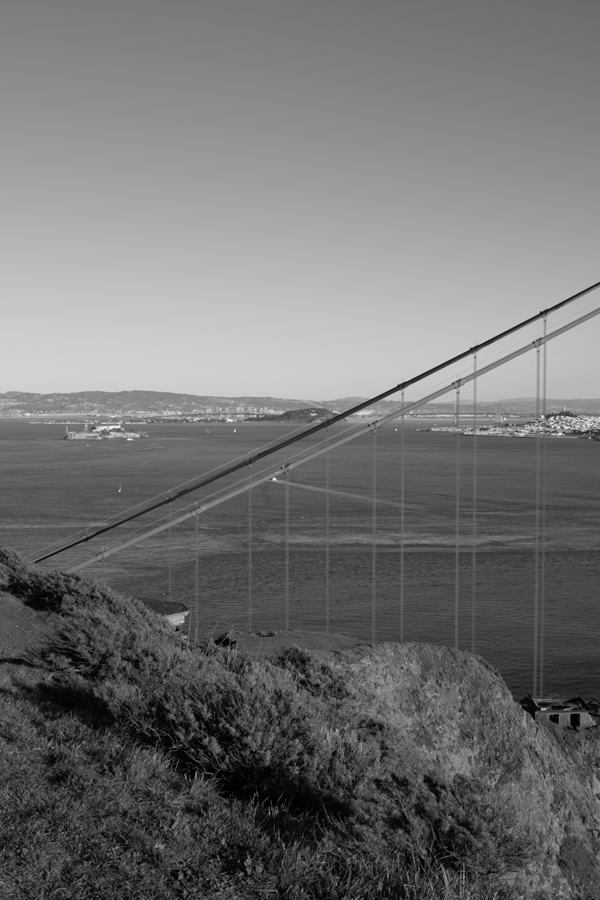
#> input picture 250201075_HW4/data/goldengate-00.png, 600 x 900 px, found by its file name
$ python stitch.py
#> lines starting #> are read from the running program, lines starting #| are printed output that depends on the picture
# Yaşar Polatlı
# 250201075

import numpy as np
from cv2 import cv2
from matplotlib import pyplot as plt

# there would be smarter (functional) implementation on this code. I couldn't achieve to do that because
# of the density of my exam and homework schedule.

img00 = cv2.imread("data/goldengate-00.png", cv2.IMREAD_GRAYSCALE)
#> img00 is the input picture: shape (900, 600); min 0, max 249, mean 113.3
img01 = cv2.imread("data/goldengate-01.png", cv2.IMREAD_GRAYSCALE)
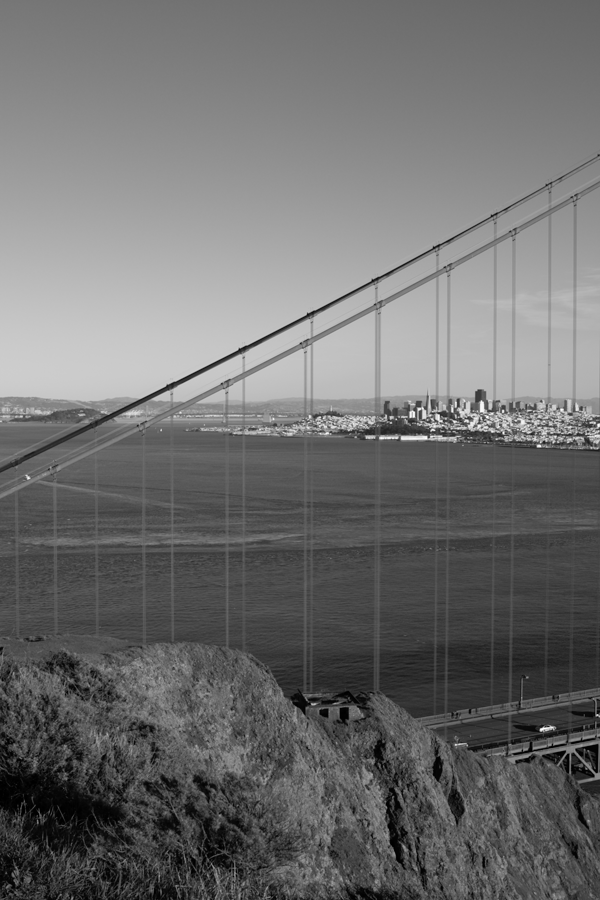
#> input picture 250201075_HW4/data/goldengate-01.png, 600 x 900 px, found by its file name
#> img01 is the input picture: shape (900, 600); min 0, max 255, mean 110.4
img02 = cv2.imread("data/goldengate-02.png", cv2.IMREAD_GRAYSCALE)
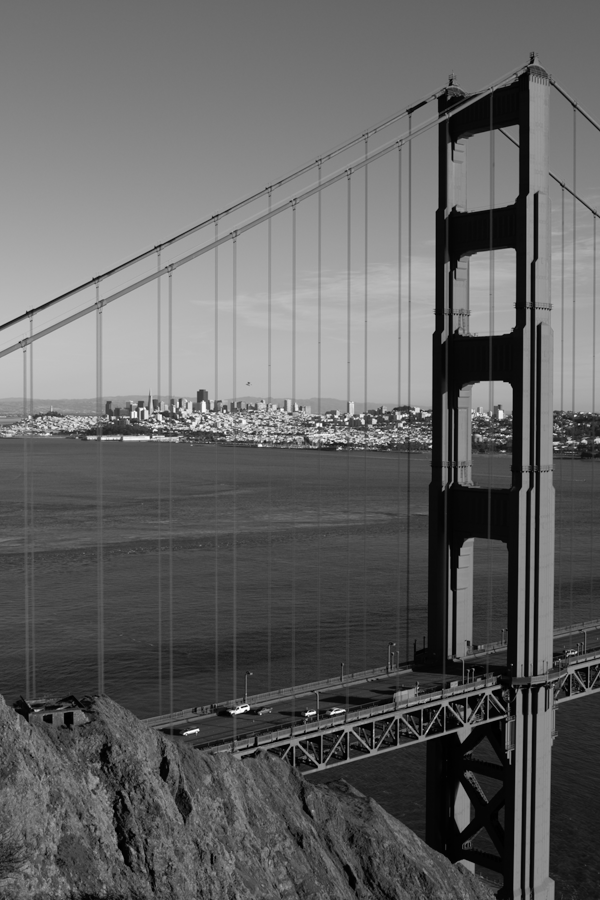
#> input picture 250201075_HW4/data/goldengate-02.png, 600 x 900 px, found by its file name
#> img02 is the input picture: shape (900, 600); min 0, max 255, mean 98.5
img03 = cv2.imread("data/goldengate-03.png", cv2.IMREAD_GRAYSCALE)
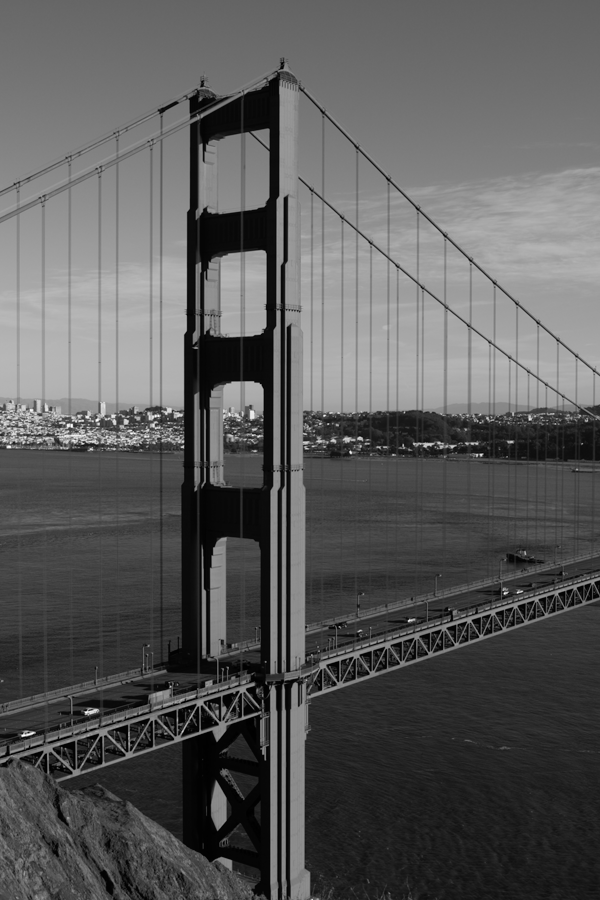
#> input picture 250201075_HW4/data/goldengate-03.png, 600 x 900 px, found by its file name
#> img03 is the input picture: shape (900, 600); min 0, max 255, mean 89.9
img04 = cv2.imread("data/goldengate-04.png", cv2.IMREAD_GRAYSCALE)
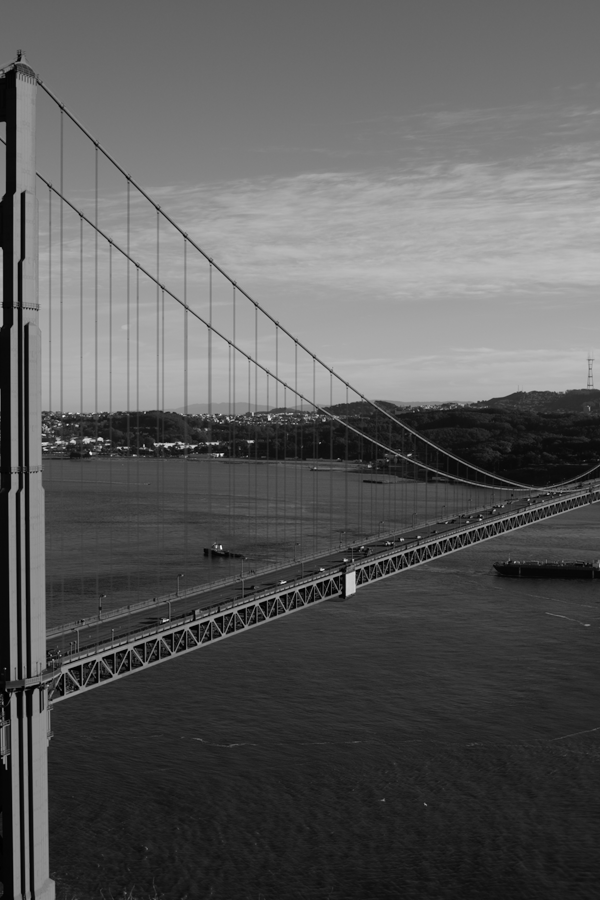
#> input picture 250201075_HW4/data/goldengate-04.png, 600 x 900 px, found by its file name
#> img04 is the input picture: shape (900, 600); min 0, max 246, mean 90
img05 = cv2.imread("data/goldengate-05.png", cv2.IMREAD_GRAYSCALE)
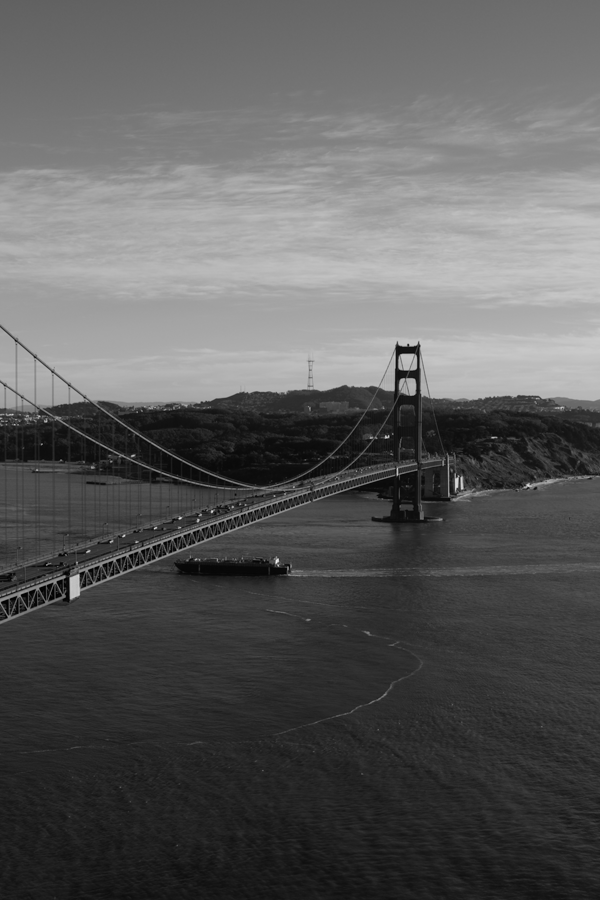
#> input picture 250201075_HW4/data/goldengate-05.png, 600 x 900 px, found by its file name
#> img05 is the input picture: shape (900, 600); min 0, max 244, mean 91.9

sift = cv2.SIFT_create()

kp00, des00 = sift.detectAndCompute(img00, None)
#> kp00 = 2735 keypoints; strongest (x, y, size): (274, 479, 2.1), (542, 417, 2), (476, 348, 4.4), (542, 709, 2)
kp01, des01 = sift.detectAndCompute(img01, None)
#> kp01 = 2465 keypoints; strongest (x, y, size): (541, 729, 2.4), (539, 446, 2.4), (419, 409, 2.1), (412, 414, 4.4)
kp02, des02 = sift.detectAndCompute(img02, None)
#> kp02 = 2486 keypoints; strongest (x, y, size): (430, 446, 1.9), (314, 712, 2), (332, 713, 2.2), (306, 714, 2)
kp03, des03 = sift.detectAndCompute(img03, None)
#> kp03 = 1963 keypoints; strongest (x, y, size): (350, 452, 1.9), (481, 455, 2), (23, 735, 2.1), (183, 447, 1.9)
kp04, des04 = sift.detectAndCompute(img04, None)
#> kp04 = 992 keypoints; strongest (x, y, size): (91, 453, 2), (222, 454, 2), (100, 439, 2.9), (345, 560, 2.1)
kp05, des05 = sift.detectAndCompute(img05, None)
#> kp05 = 648 keypoints; strongest (x, y, size): (277, 561, 2.6), (399, 350, 7), (386, 437, 2), (198, 520, 2)

bf = cv2.BFMatcher()
matches01 = bf.knnMatch(des00, des01, k=2)
#> matches01 = 2735 matches
matches12 = bf.knnMatch(des01, des02, k=2)
#> matches12 = 2465 matches
matches23 = bf.knnMatch(des02, des03, k=2)
#> matches23 = 2486 matches
matches34 = bf.knnMatch(des03, des04, k=2)
#> matches34 = 1963 matches
matches45 = bf.knnMatch(des04, des05, k=2)
#> matches45 = 992 matches

good_matches01 = []
for m, n in matches01:
   if m.distance < 0.6 * n.distance:
       good_matches01.append(m)
#> after the loop, good_matches01 = 769 matches

good_matches12 = []
for m, n in matches12:
   if m.distance < 0.6 * n.distance:
       good_matches12.append(m)
#> after the loop, good_matches12 = 754 matches

good_matches23 = []
for m, n in matches23:
   if m.distance < 0.6 * n.distance:
       good_matches23.append(m)
#> after the loop, good_matches23 = 869 matches

good_matches34 = []
for m, n in matches34:
   if m.distance < 0.6 * n.distance:
       good_matches34.append(m)
#> after the loop, good_matches34 = 345 matches

good_matches45 = []
for m, n in matches45:
   if m.distance < 0.6 * n.distance:
       good_matches45.append(m)
#> after the loop, good_matches45 = 174 matches

# Stitch function with OpenCV warp_perspective function
def stitch(img1, img2, H):
    rows1, cols1 = img1.shape[:2]
    rows2, cols2 = img2.shape[:2]

    list_of_points_1 = np.float32([[0, 0], [0, rows1], [cols1, rows1], [cols1, 0]]).reshape(-1, 1, 2)
    temp_points = np.float32([[0, 0], [0, rows2], [cols2, rows2], [cols2, 0]]).reshape(-1, 1, 2)

    # Warp perspective: change field of view
    list_of_points_2 = cv2.perspectiveTransform(temp_points, H)

    list_of_points = np.concatenate((list_of_points_1, list_of_points_2), axis=0)

    # Normalizing the distances of images that will be stitched:
    [x_min, y_min] = np.int32(list_of_points.min(axis=0).ravel() - 0.5)
    [x_max, y_max] = np.int32(list_of_points.max(axis=0).ravel() + 0.5)

    translation_dist = [-x_min, -y_min]

    H_translation = np.array([[1, 0, translation_dist[0]], [0, 1, translation_dist[1]], [0, 0, 1]])

    output_img = cv2.warpPerspective(img2, H_translation.dot(H), (x_max - x_min, y_max - y_min))
    output_img[translation_dist[1]:rows1 + translation_dist[1], translation_dist[0]:cols1 + translation_dist[0]] = img1

    return output_img

# I stitched the images one-by-one and with centered direction.

"""

-> -> ->|<- <- <-
00 01 02|03 04 05
  r0 02 | 03  r1
    r2  |   r3
     panorama

"""

# * * * * * * * * * * * * * Direction: 00 -> 01 * * * * * * * * * * * * * * * * * * * * * * * * * * *

src_pts0 = np.float32([kp00[m.queryIdx].pt for m in good_matches01]).reshape(-1, 1, 2)
#> src_pts0 = 769 rows, first 8: [240.7, 754.8], [241.3, 873.7], [241.4, 665.6], [242.1, 409.2], [242.2, 415.8], [243, 869], [244.2, 693.1], [245, 456.6]
dst_pts0 = np.float32([kp01[m.trainIdx].pt for m in good_matches01]).reshape(-1, 1, 2)
#> dst_pts0 = 769 rows, first 8: [6.96, 763.4], [8.61, 885.8], [8.08, 672.1], [7.72, 409.6], [7.94, 416.3], [10.64, 880.9], [9.82, 699.8], [11.03, 458]

M0, mask0 = cv2.findHomography(src_pts0, dst_pts0, cv2.RANSAC, 5.0)
#> M0 = [[1.08, 0.00401, -255.9], [0.049, 1.04, -16.7], [0.000131, -9.41e-06, 1]]; mask0 = 769 values, max 1 at index 0, min 0 at index 267, mean 0.993

result0 = stitch(img01, img00, M0)
#> in stitch, `list_of_points_2 = cv2.perspectiveTransform(temp_points, H)`: list_of_points_2 = [[-255.9, -16.7], [-254.4, 929.5], [369.4, 888.6], [363.2, 11.76]]
#> in stitch, `list_of_points = np.concatenate((list_of_points_1, list_of_points_2), ..`: list_of_points = [[0, 0], [0, 900], [600, 900], [600, 0], [-255.9, -16.7], [-254.4, 929.5], [369.4, 888.6], [363.2, 11.76]]
#> in stitch, `[x_min, y_min] = np.int32(list_of_points.min(axis=0).ravel() - 0.5)`: x_min = -256; y_min = -17
#> in stitch, `[x_max, y_max] = np.int32(list_of_points.max(axis=0).ravel() + 0.5)`: x_max = 600; y_max = 930
#> in stitch, `translation_dist = [-x_min, -y_min]`: translation_dist = [256, 17]
#> in stitch, `H_translation = np.array([[1, 0, translation_dist[0]], [0, 1, translat..`: H_translation = [[1, 0, 256], [0, 1, 17], [0, 0, 1]]

# Detecting keypoints and descriptors of the new image:
kp_result0, des_result0 = sift.detectAndCompute(result0, None)
#> kp_result0 = 4290 keypoints; strongest (x, y, size): (797, 746, 2.4), (795, 463, 2.4), (675, 426, 2.1), (668, 431, 4.4)

cv2.imwrite("data/result0.png", result0)

# * * * * * * * * * * * * * Direction: 04 <- 05 * * * * * * * * * * * * * * * * * * * * * * * * * * *

dst_pts1 = np.float32([kp04[m.queryIdx].pt for m in good_matches45]).reshape(-1, 1, 2)
#> dst_pts1 = 174 rows, first 8: [48.45, 766], [61.28, 274.2], [101.8, 230.6], [128.1, 276.8], [128.1, 271.8], [185.1, 251.7], [185.5, 370], [185.5, 370]
src_pts1 = np.float32([kp05[m.trainIdx].pt for m in good_matches45]).reshape(-1, 1, 2)
#> src_pts1 = 174 rows, first 8: [498.5, 398.5], [97.2, 483.3], [46.76, 363.4], [97.2, 483.3], [97.2, 483.3], [97.2, 483.3], [97.2, 483.3], [97.2, 483.3]

M1, mask1 = cv2.findHomography(src_pts1, dst_pts1, cv2.RANSAC, 5.0)
#> M1 = [[0.913, -0.0108, 283.9], [-0.0558, 0.97, 10.49], [-0.000141, -5.82e-06, 1]]; mask1 = 174 values, max 1 at index 10, min 0 at index 0, mean 0.874

result1 = stitch(img04, img05, M1)

kp_result1, des_result1 = sift.detectAndCompute(result1, None)
#> kp_result1 = 1348 keypoints; strongest (x, y, size): (91, 478, 2), (222, 479, 2), (100, 464, 2.9), (345, 585, 2.1)

cv2.imwrite("data/result1.png", result1)

# * * * * * * * * * * * * * Direction: r0 -> 02 * * * * * * * * * * * * * * * * * * * * * * * * * * *

# Calculating matches between new Image and image_03
matches02_r0 = bf.knnMatch(des02, des_result0, k=2)
#> matches02_r0 = 2486 matches

# Ratio tests for new match.
good_matches02_r0 = []
for m, n in matches02_r0:
   if m.distance < 0.6 * n.distance:
       good_matches02_r0.append(m)
#> after the loop, good_matches02_r0 = 746 matches

src_pts2 = np.float32([kp02[m.queryIdx].pt for m in good_matches02_r0]).reshape(-1, 1, 2)
#> src_pts2 = 746 rows, first 8: [6.03, 780.2], [7.7, 425.5], [8.14, 416.6], [9.18, 435.1], [9.77, 860.5], [11.04, 739], [13.18, 780.9], [13.98, 766]
dst_pts2 = np.float32([kp_result0[m.trainIdx].pt for m in good_matches02_r0]).reshape(-1, 1, 2)
#> dst_pts2 = 746 rows, first 8: [538.9, 787.4], [544.8, 441.7], [545.1, 432.9], [546, 451.1], [544.6, 866.1], [544.4, 747.6], [545.8, 788.6], [546.7, 774.1]

M2, mask2 = cv2.findHomography(dst_pts2, src_pts2, cv2.RANSAC, 5.0)
#> M2 = [[1.16, 0.0145, -627.9], [0.0723, 1.13, -68.9], [0.000182, -7.77e-07, 1]]; mask2 = 746 values, max 1 at index 0, min 0 at index 44, mean 0.981

result2 = stitch(img02, result0, M2)

kp_result2, des_result2 = sift.detectAndCompute(result2, None)
#> kp_result2 = 6518 keypoints; strongest (x, y, size): (1058, 515, 1.9), (942, 781, 2), (960, 782, 2.2), (934, 783, 2)

cv2.imwrite("data/result2.png", result2)

# * * * * * * * * * * * * * Direction: 03 <- r1 * * * * * * * * * * * * * * * * * * * * * * * * * * *

matches03_r1 = bf.knnMatch(des03, des_result1, k=2)
#> matches03_r1 = 1963 matches

good_matches03_r1 = []
for m, n in matches03_r1:
   if m.distance < 0.6 * n.distance:
       good_matches03_r1.append(m)
#> after the loop, good_matches03_r1 = 344 matches

dst_pts3 = np.float32([kp03[m.queryIdx].pt for m in good_matches03_r1]).reshape(-1, 1, 2)
#> dst_pts3 = 344 rows, first 8: [84.25, 744.3], [116.9, 404.1], [204.8, 702.4], [221.5, 304.8], [263.7, 752.2], [263.7, 752.2], [268, 152.2], [268.2, 146.5]
src_pts3 = np.float32([kp_result1[m.trainIdx].pt for m in good_matches03_r1]).reshape(-1, 1, 2)
#> src_pts3 = 344 rows, first 8: [119.4, 679.7], [209.5, 430], [141.4, 689.7], [23.52, 324.9], [4.67, 786.5], [4.67, 786.5], [4.47, 171.2], [4.63, 165.5]

M3, mask3 = cv2.findHomography(src_pts3, dst_pts3, cv2.RANSAC, 5.0)
#> M3 = [[0.92, -0.00747, 266], [-0.0547, 0.976, -14.87], [-0.000138, 8.27e-07, 1]]; mask3 = 344 values, max 1 at index 4, min 0 at index 0, mean 0.962

result3 = stitch(img03, result1, M3)

kp_result3, des_result3 = sift.detectAndCompute(result3, None)
#> kp_result3 = 2868 keypoints; strongest (x, y, size): (350, 526, 1.9), (481, 529, 2), (23, 809, 2.1), (183, 521, 1.9)

cv2.imwrite("data/result3.png", result3)

# Final stitching that will creates panorama:

# * * * * * * * * * * * * * Direction: r2 -> r3 * * * * * * * * * * * * * * * * * * * * * * * * * * *

matches_r2_r3 = bf.knnMatch(des_result3, des_result2, k=2)
#> matches_r2_r3 = 2868 matches
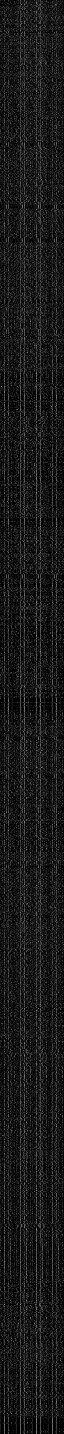
#> des_result3: shape (2868, 128) float32 (shown at 1/2 size); min 0, max 229, mean 25.3

good_matches_r2_r3 = []
for m, n in matches_r2_r3:
   if m.distance < 0.6 * n.distance:
       good_matches_r2_r3.append(m)
#> after the loop, good_matches_r2_r3 = 862 matches

src_pts4 = np.float32([kp_result2[m.trainIdx].pt for m in good_matches_r2_r3]).reshape(-1, 1, 2)
#> src_pts4 = 862 rows, first 8: [884, 474], [884.3, 510.9], [880.9, 921], [883.3, 813.9], [883.3, 813.9], [883.7, 808], [883.7, 808], [887.4, 511.2]
dst_pts4 = np.float32([kp_result3[m.queryIdx].pt for m in good_matches_r2_r3]).reshape(-1, 1, 2)
#> dst_pts4 = 862 rows, first 8: [4.37, 479.6], [5.05, 517.3], [6.47, 938.1], [7.34, 827.8], [7.34, 827.8], [7.68, 821.5], [7.68, 821.5], [8.14, 517.7]

M4, mask4 = cv2.findHomography(dst_pts4, src_pts4, cv2.RANSAC, 5.0)
#> M4 = [[0.826, -0.01, 884.1], [-0.0662, 0.973, 7.14], [-0.000141, -1.08e-06, 1]]; mask4 = 862 values, max 1 at index 0, min 0 at index 67, mean 0.986

result4 = stitch(result2, result3, M4)
#> in stitch (call 5), `list_of_points_2 = cv2.perspectiveTransform(temp_points, H)`: list_of_points_2 = [[884.1, 7.14], [874.4, 1049.6], [2331.9, 1175.5], [2341.7, -92.85]]
#> in stitch (call 5), `list_of_points = np.concatenate((list_of_points_1, list_of_points_2), ..`: list_of_points = [[0, 0], [0, 1067], [1228, 1067], [1228, 0], [884.1, 7.14], [874.4, 1049.6], [2331.9, 1175.5], [2341.7, -92.85]]
#> in stitch (call 5), `[x_min, y_min] = np.int32(list_of_points.min(axis=0).ravel() - 0.5)`: y_min = -93
#> in stitch (call 5), `[x_max, y_max] = np.int32(list_of_points.max(axis=0).ravel() + 0.5)`: x_max = 2342; y_max = 1176
#> in stitch (call 5), `translation_dist = [-x_min, -y_min]`: translation_dist = [0, 93]
#> in stitch (call 5), `H_translation = np.array([[1, 0, translation_dist[0]], [0, 1, translat..`: H_translation = [[1, 0, 0], [0, 1, 93], [0, 0, 1]]
#> in stitch (call 5), `output_img[translation_dist[1]:rows1 + translation_dist[1], translatio..`:
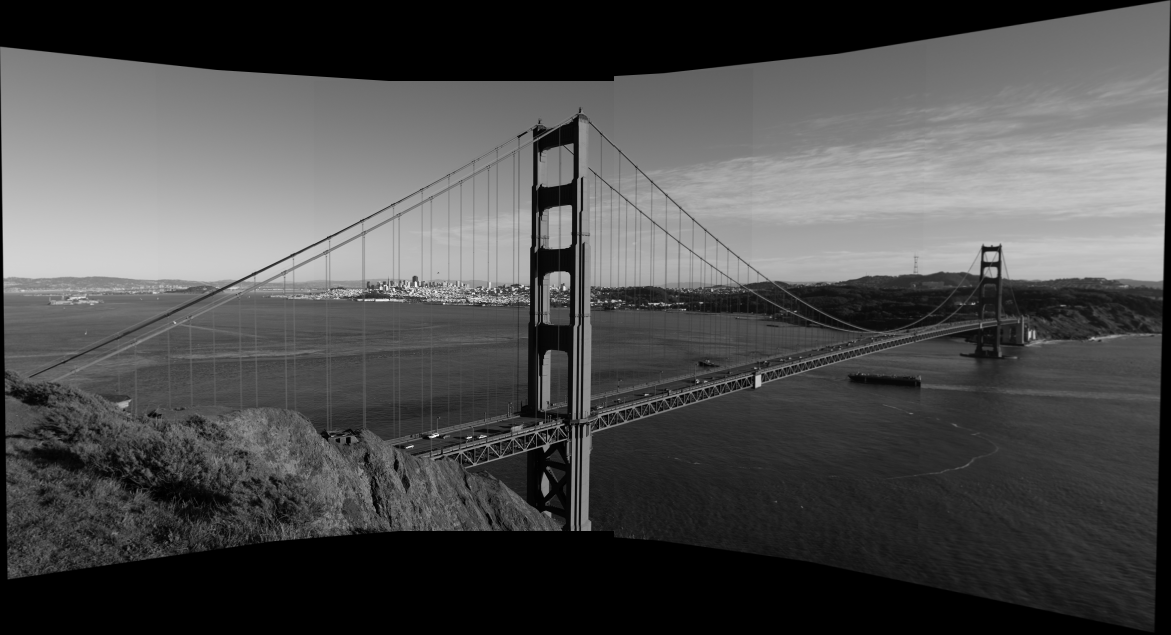
#> output_img: shape (1269, 2342) (shown at 1/2 size); min 0, max 255, mean 78

cv2.imwrite("data/panorama.png", result4)

# * * * * * * * * * * * * * * * * * * * * * * * * * * * * * * * * * * * * * * * * * * * * * * * * * * *
